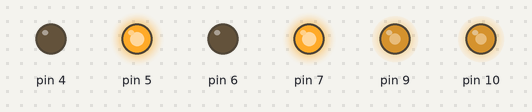
A sketch run on a simulated Arduino Uno, built with avr-gcc and run on an emulated ATmega328P. On the bench: output pins drawn as LEDs (lit = HIGH).

Above: at 0.05 s.
At 1.95 s:
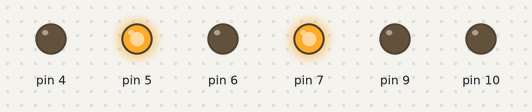
At 4.05 s:
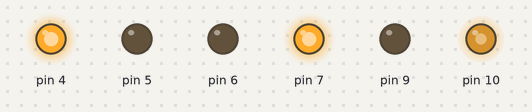
At 5.95 s:
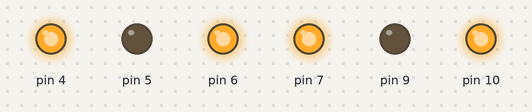
At 7.95 s:
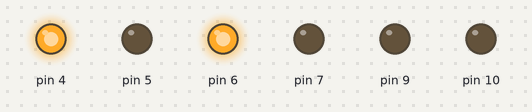
Timing chart, 0 to 10.4 s (numbered marks = the images above):
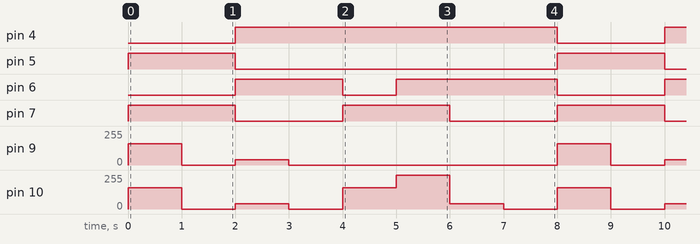

The sketch:

kirobo_moterTest.ino
```cpp
void setup(){
  pinMode(4,OUTPUT);
  pinMode(5,OUTPUT);
  pinMode(9,OUTPUT);
  pinMode(6,OUTPUT);
  pinMode(7,OUTPUT);
  pinMode(10,OUTPUT);
}

void loop(){
  //Moter 1
  analogWrite(9,160);
  analogWrite(10,160);
  digitalWrite(4,LOW);
  digitalWrite(5,HIGH);
  digitalWrite(6,LOW);
  digitalWrite(7,HIGH);

  delay(1000);

  analogWrite(9,0);
  analogWrite(10,0);
  delay(1000);

  analogWrite(9,40);
  analogWrite(10,40);
  digitalWrite(4,HIGH);
  digitalWrite(5,LOW);
  digitalWrite(6,HIGH);
  digitalWrite(7,LOW);
  delay(1000);


  //Moter 2
  analogWrite(9,0);
  analogWrite(10,0);
  delay(1000);

  analogWrite(10,160);
  digitalWrite(6,LOW);
  digitalWrite(7,HIGH);
  delay(1000);

  analogWrite(10,255);
  digitalWrite(6,HIGH);
  digitalWrite(7,HIGH);
  delay(1000);

  analogWrite(10,40);
  digitalWrite(6,HIGH);
  digitalWrite(7,LOW);
  delay(1000);

  analogWrite(10,0);
  delay(1000);

}
```

Measured:
- by itself, pin 4: alternates HIGH for 6.0 s and LOW for 2.0 s
- by itself, pin 5: alternates HIGH for 2.0 s and LOW for 6.0 s
- by itself, pin 6: repeats every 8.0 s: LOW 1.0 s, HIGH 3.0 s, LOW 2.0 s, HIGH 2.0 s
- by itself, pin 7: alternates HIGH for 2.0 s and LOW for 2.0 s
- by itself, pin 9: repeats every 8.0 s: 0/255 1.0 s, 40/255 1.0 s, 0/255 5.0 s, 160/255 1.0 s
- by itself, pin 10: repeats every 8.0 s: 0/255 1.0 s, 40/255 1.0 s, 0/255 1.0 s, 160/255 1.0 s, 255/255 1.0 s, 40/255 1.0 s, 0/255 1.0 s, 160/255 1.0 s
